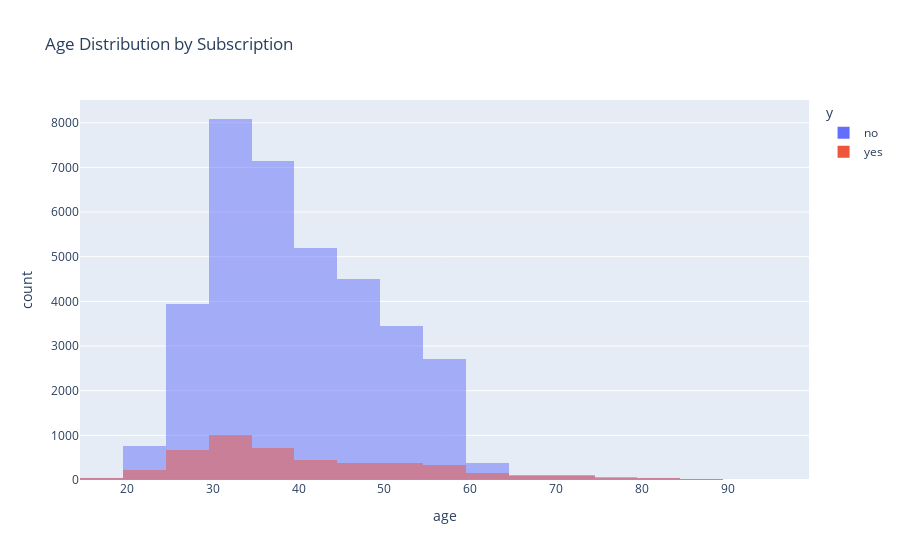

The code cell stored with this chart in its notebook:
### Code cell
# Step 2: Age vs Subscription Insight

fig2 = px.histogram(df, x='age', color='y', barmode='overlay', nbins=30, title='Age Distribution by Subscription')
fig2.show()

### Figure 1 — Plotly figure (JSON) as saved in the notebook; plotly's stock layout.template omitted (floating-point values rounded to 4 significant figures; data arrays with more than 128 entries replaced by an {"elided": "..."} marker saying what was removed)
{"data": [{"alignmentgroup": "True", "bingroup": "x", "hovertemplate": "y=no<br>age=%{x}<br>count=%{y}<extra></extra>", "legendgroup": "no", "marker": {"color": "#636efa", "opacity": 0.5, "pattern": {"shape": ""}}, "name": "no", "nbinsx": 30, "offsetgroup": "no", "orientation": "v", "showlegend": true, "type": "histogram", "x": {"elided": "36537 int values"}, "xaxis": "x", "yaxis": "y"}, {"alignmentgroup": "True", "bingroup": "x", "hovertemplate": "y=yes<br>age=%{x}<br>count=%{y}<extra></extra>", "legendgroup": "yes", "marker": {"color": "#EF553B", "opacity": 0.5, "pattern": {"shape": ""}}, "name": "yes", "nbinsx": 30, "offsetgroup": "yes", "orientation": "v", "showlegend": true, "type": "histogram", "x": {"elided": "4639 int values"}, "xaxis": "x", "yaxis": "y"}], "layout": {"barmode": "overlay", "legend": {"title": {"text": "y"}, "tracegroupgap": 0}, "title": {"text": "Age Distribution by Subscription"}, "xaxis": {"anchor": "y", "domain": [0, 1], "title": {"text": "age"}}, "yaxis": {"anchor": "x", "domain": [0, 1], "title": {"text": "count"}}}}
